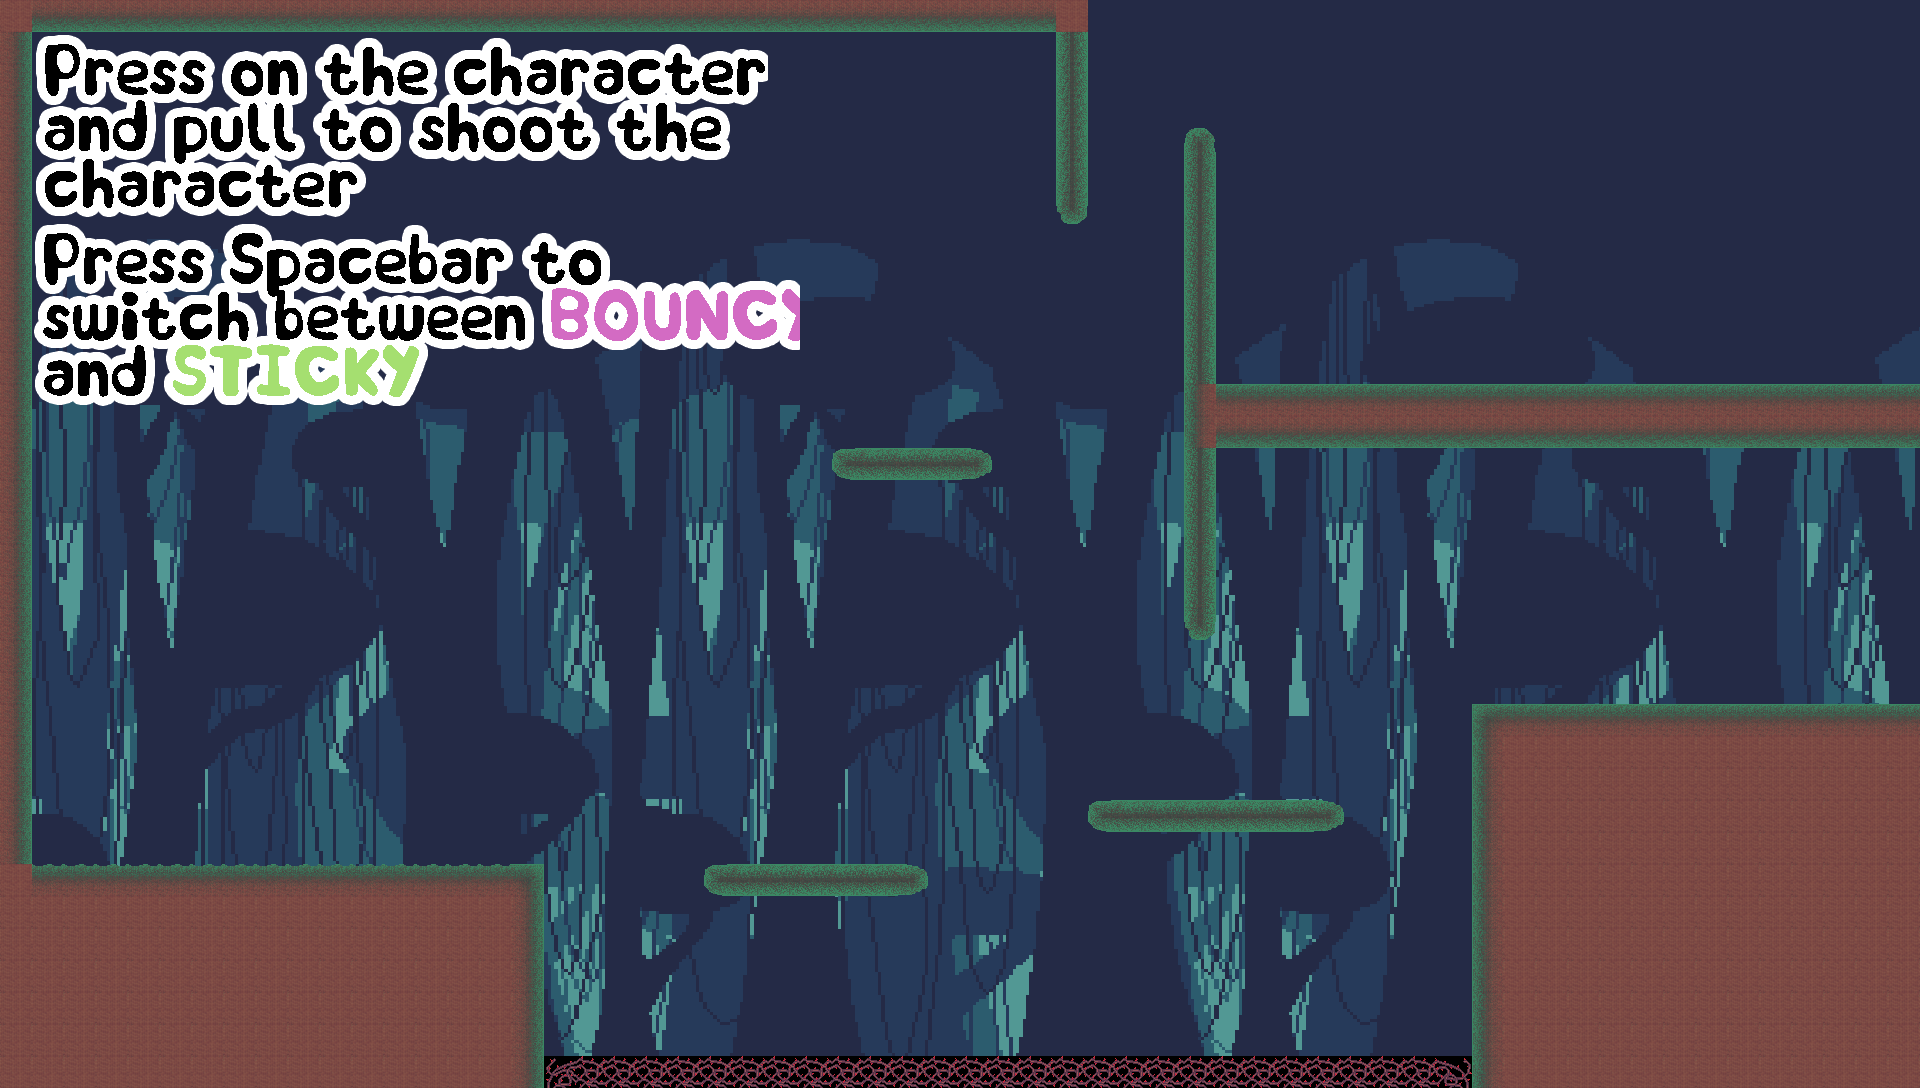

Tiled map render using the project's own tile images. Description and the map definition, with tile-layer contents summarised, below:
An orthogonal 60x34 tile map with 32x32 px tiles, 3 tile layers (Background, TUTORIAL, Tile Layer 1), 6 tilesets and 173 objects (153x Spike, 9x LevelLineVertical, 6x LevelLine, 2x CeillingLine, Button, ...).

<map version="1.8" tiledversion="1.8.4" orientation="orthogonal" renderorder="right-down" width="60" height="34" tilewidth="32" tileheight="32" infinite="0" nextlayerid="12" nextobjectid="228">
 <tileset firstgid="1" name="building blocks 1" tilewidth="32" tileheight="32" tilecount="294" columns="21">
  <image source="Building_blocks.png" width="672" height="448" />
 </tileset>
 <tileset firstgid="295" name="building blocks 2" tilewidth="32" tileheight="32" tilecount="28" columns="4">
  <image source="buildingblocks.png" width="128" height="224" />
 </tileset>
 <tileset firstgid="323" name="button" tilewidth="32" tileheight="32" tilecount="24" columns="12">
  <image source="button-sprite-sheet-64x64-v2.png" width="384" height="64" />
 </tileset>
 <tileset firstgid="347" name="Completed Background" tilewidth="32" tileheight="32" tilecount="660" columns="20">
  <image source="Completed Background.png" width="641" height="1080" />
 </tileset>
 <tileset firstgid="1007" name="PullingTutorial" tilewidth="32" tileheight="32" tilecount="192" columns="24">
  <image source="PullingTutorial.png" width="796" height="269" />
 </tileset>
 <tileset firstgid="1199" name="SwitchingTutorial" tilewidth="32" tileheight="32" tilecount="192" columns="24">
  <image source="SwitchingTutorial.png" width="796" height="269" />
 </tileset>
 <layer id="3" name="Background" width="60" height="34">
  <data>[2040 cells, 1980 non-empty, 660 distinct tile ids]</data>
 </layer>
 <layer id="11" name="TUTORIAL" width="60" height="34">
  <data>[2040 cells, 305 non-empty, 305 distinct tile ids]</data>
 </layer>
 <layer id="1" name="Tile Layer 1" width="60" height="34">
  <data>[2040 cells, 462 non-empty, 18 distinct tile ids]</data>
 </layer>
 <objectgroup id="9" name="Lever">
  <object id="55" name="Button" type="Button" x="1760" y="640" width="64" height="64">
   <properties>
    <property name="connectedX" type="float" value="1088" />
    <property name="connectedY" type="float" value="160" />
    <property name="force" type="float" value="0.5" />
   </properties>
  </object>
 </objectgroup>
 <objectgroup id="2" name="LevelLine">
  <object id="6" name="LevelLine" type="LevelLine" x="544" y="864" width="-544" height="31.6667" />
  <object id="8" name="LevelLine" type="LevelLine" x="928" y="864" width="-222.5" height="33.7542" />
  <object id="9" name="LevelLine" type="LevelLine" x="1344" y="800" width="-256" height="32" />
  <object id="27" name="LevelLine" type="LevelLine" x="1920" y="704" width="-448" height="34" />
  <object id="31" name="LevelLineVertical" type="LevelLineVertical" x="1184" y="128" width="32" height="512" />
  <object id="33" name="LevelLine" type="LevelLine" x="992" y="448" width="-160" height="32" />
  <object id="34" name="LevelLineVertical" type="LevelLineVertical" x="1056" y="0" width="32" height="224" />
  <object id="36" name="LevelLine" type="LevelLine" x="1920" y="384" width="-704" height="31.333" />
  <object id="37" name="LevelLineVertical" type="LevelLineVertical" x="512" y="1088" width="32" height="-224" />
  <object id="38" name="LevelLineVertical" type="LevelLineVertical" x="1888" y="448" width="32" height="252.667" />
  <object id="39" name="LevelLineVertical" type="LevelLineVertical" x="0" y="864" width="32" height="-862.67" />
  <object id="40" name="CeillingLine" type="CeillingLine" x="31.3333" y="0.16665" width="1885.83" height="31.6667" />
  <object id="48" name="LevelLineVertical" type="LevelLineVertical" x="1474" y="699.667" width="32" height="388.333" />
  <object id="49" name="CeillingLine" type="CeillingLine" x="1216" y="416" width="704" height="31.333" />
  <object id="50" name="LevelLineVertical" type="LevelLineVertical" x="1184" y="640" width="32" height="-512" />
  <object id="51" name="LevelLineVertical" type="LevelLineVertical" x="1056" y="224" width="32" height="-224" />
  <object id="94" name="LevelLineVertical" type="LevelLineVertical" x="1888" y="0" width="32" height="384" />
 </objectgroup>
 <objectgroup id="7" name="Objective">
  <object id="54" name="Objective" type="Objective" x="1504" y="288" width="96" height="96" />
 </objectgroup>
 <objectgroup id="5" name="Spike">
  <object id="42" name="Spike" type="Spike" x="544" y="1088" width="32" height="32" />
  <object id="57" name="Spike" type="Spike" x="576" y="1088" width="32" height="32" />
  <object id="58" name="Spike" type="Spike" x="608" y="1088" width="32" height="32" />
  <object id="59" name="Spike" type="Spike" x="640" y="1088" width="32" height="32" />
  <object id="60" name="Spike" type="Spike" x="672" y="1088" width="32" height="32" />
  <object id="61" name="Spike" type="Spike" x="704" y="1088" width="32" height="32" />
  <object id="62" name="Spike" type="Spike" x="736" y="1088" width="32" height="32" />
  <object id="63" name="Spike" type="Spike" x="768" y="1088" width="32" height="32" />
  <object id="64" name="Spike" type="Spike" x="800" y="1088" width="32" height="32" />
  <object id="65" name="Spike" type="Spike" x="832" y="1088" width="32" height="32" />
  <object id="66" name="Spike" type="Spike" x="864" y="1088" width="32" height="32" />
  <object id="67" name="Spike" type="Spike" x="896" y="1088" width="32" height="32" />
  <object id="68" name="Spike" type="Spike" x="928" y="1088" width="32" height="32" />
  <object id="69" name="Spike" type="Spike" x="960" y="1088" width="32" height="32" />
  <object id="70" name="Spike" type="Spike" x="992" y="1088" width="32" height="32" />
  <object id="71" name="Spike" type="Spike" x="1024" y="1088" width="32" height="32" />
  <object id="72" name="Spike" type="Spike" x="1056" y="1088" width="32" height="32" />
  <object id="73" name="Spike" type="Spike" x="1088" y="1088" width="32" height="32" />
  <object id="74" name="Spike" type="Spike" x="1120" y="1088" width="32" height="32" />
  <object id="75" name="Spike" type="Spike" x="1152" y="1088" width="32" height="32" />
  <object id="76" name="Spike" type="Spike" x="1184" y="1088" width="32" height="32" />
  <object id="77" name="Spike" type="Spike" x="1216" y="1088" width="32" height="32" />
  <object id="78" name="Spike" type="Spike" x="1248" y="1088" width="32" height="32" />
  <object id="79" name="Spike" type="Spike" x="1280" y="1088" width="32" height="32" />
  <object id="80" name="Spike" type="Spike" x="1312" y="1088" width="32" height="32" />
  <object id="81" name="Spike" type="Spike" x="1344" y="1088" width="32" height="32" />
  <object id="82" name="Spike" type="Spike" x="1376" y="1088" width="32" height="32" />
  <object id="83" name="Spike" type="Spike" x="1408" y="1088" width="32" height="32" />
  <object id="84" name="Spike" type="Spike" x="1440" y="1088" width="32" height="32" />
  <object id="85" name="Spike" type="Spike" x="1472" y="1088" width="32" height="32" />
  <object id="86" name="Spike" type="Spike" x="512" y="1088" width="32" height="32" />
  <object id="95" name="Spike" type="Spike" x="32" y="-32" width="32" height="32" />
  <object id="96" name="Spike" type="Spike" x="64" y="-32" width="32" height="32" />
  <object id="97" name="Spike" type="Spike" x="96" y="-32" width="32" height="32" />
  <object id="98" name="Spike" type="Spike" x="128" y="-32" width="32" height="32" />
  <object id="99" name="Spike" type="Spike" x="160" y="-32" width="32" height="32" />
  <object id="100" name="Spike" type="Spike" x="192" y="-32" width="32" height="32" />
  <object id="101" name="Spike" type="Spike" x="224" y="-32" width="32" height="32" />
  <object id="102" name="Spike" type="Spike" x="256" y="-32" width="32" height="32" />
  <object id="103" name="Spike" type="Spike" x="288" y="-32" width="32" height="32" />
  </objectgroup>
 <objectgroup id="4" name="LevelLineVertical" />
 <objectgroup id="6" name="Player">
  <!-- 1 objects omitted --></objectgroup>
</map>
<!-- 114 of 173 objects omitted -->
